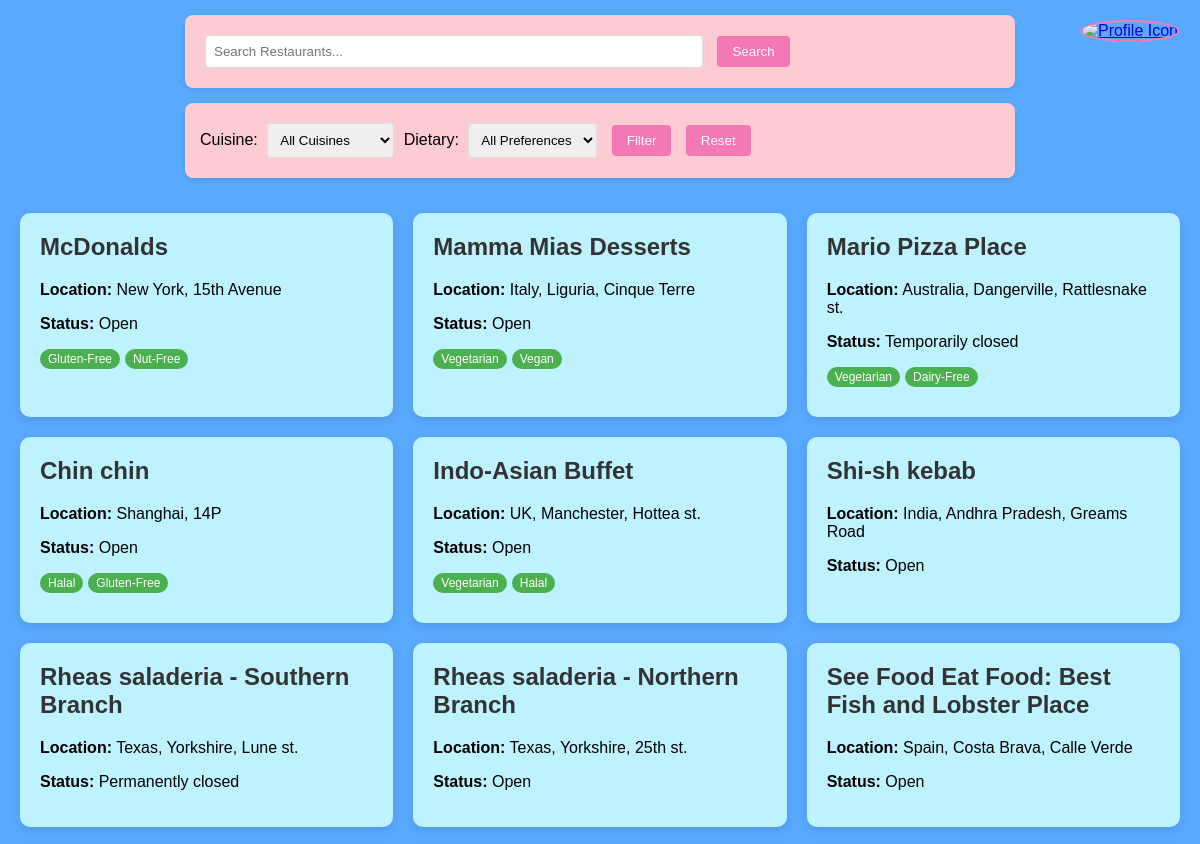
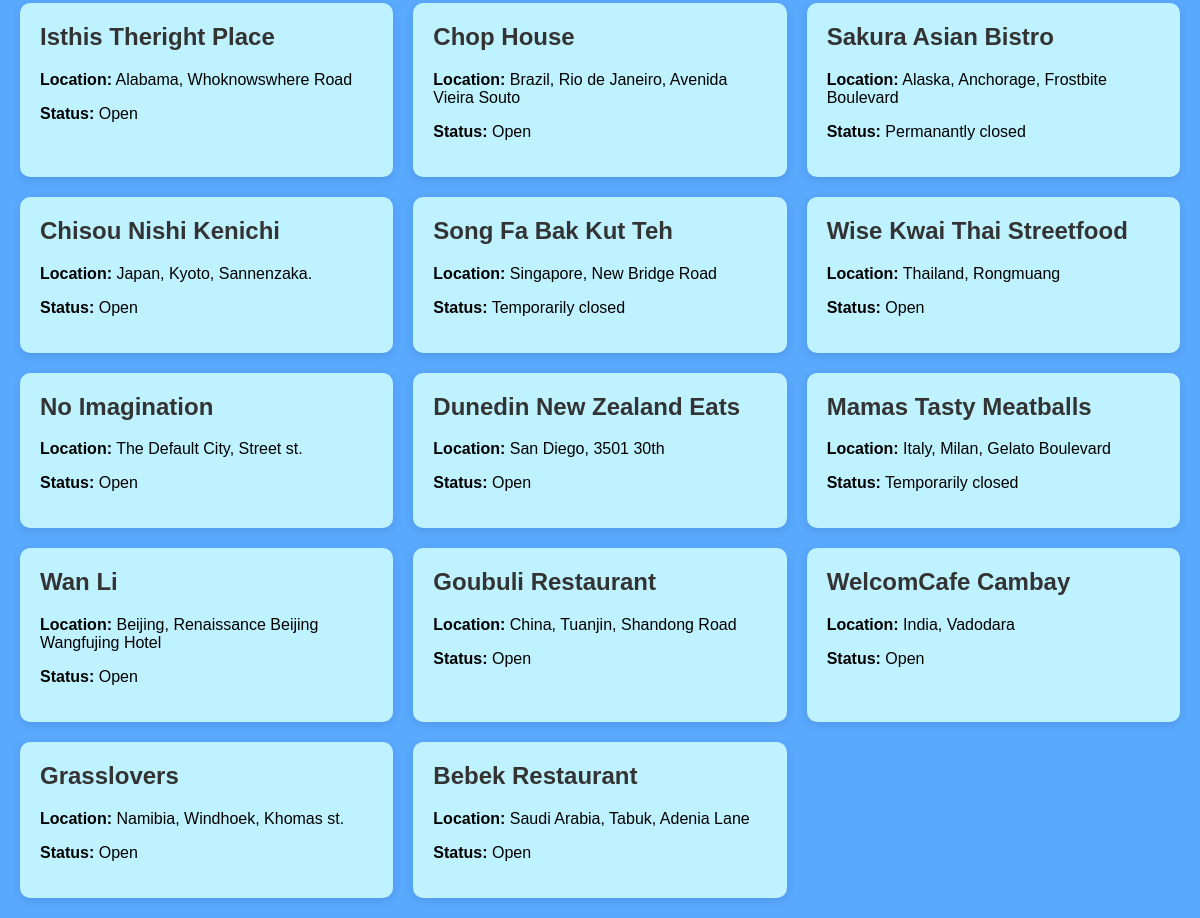
The app's page /browse.php (signed in) with its own data (2 pictures, top to bottom).
### tables this page shows
CREATE TABLE `Restaurant` (
  `restaurantID` int(11) NOT NULL,
  `name` varchar(100) NOT NULL,
  `location` varchar(100) DEFAULT NULL,
  `operationStatus` varchar(40) DEFAULT NULL
);

CREATE TABLE `DietaryPreference` (
  `dietID` int(11) NOT NULL,
  `name` varchar(30) NOT NULL,
  `description` varchar(200) DEFAULT NULL
);

### public/browse.php (the view, shortened to what this page needs)
<?php
include '../includes/dbConn.php';
$searchTerm = isset($_POST['search']) ? $_POST['search'] : '';
$join = '';
$query = "SELECT DISTINCT r.* FROM Restaurant r $join";
$restaurants = mysqli_query($conn, $query);
?>
<!DOCTYPE html>
<html lang="en">
<head>
</head>
<body>
<div class="profile-icon">
    <a href="usprofile.php">
        <img src="assets/profile-icon.png" alt="Profile Icon">
    </a>
</div>
<div class="search-bar">
    <form method="POST">
        <input type="text" name="search" value="<?= htmlspecialchars($searchTerm) ?>"
               placeholder="Search Restaurants..." style="width: 60%;">
        <button type="submit">Search</button>
    </form>
</div>
<div class="filter-bar">
    <form method="GET">
        <label for="cuisine">Cuisine:</label>
        <select name="cuisine" id="cuisine">
            <option value="">All Cuisines</option>
        </select>
        <label for="dietary">Dietary:</label>
        <select name="dietary" id="dietary">
            <option value="">All Preferences</option>
        </select>
        <button type="submit">Filter</button>
        <button type="button" onclick="window.location.href='?'">Reset</button>
    </form>
</div>
<div class="container">
<?php if (mysqli_num_rows($restaurants) > 0): ?>
    <?php while ($restaurant = mysqli_fetch_assoc($restaurants)): ?>
        <?php
        $dietQuery = mysqli_query($conn,
            "SELECT d.name FROM DietaryPreference d
             JOIN RestaurantDietary rd ON d.dietID = rd.dietID
             WHERE rd.restaurantID = " . $restaurant['restaurantID']);
        ?>
        <div class="card">
            <a href="restaurant.php?restaurantID=<?= $restaurant['restaurantID'] ?>" style="text-decoration:none; color:inherit;">
                <h2><?= htmlspecialchars($restaurant['name']) ?></h2>
                <p><strong>Location:</strong> <?= htmlspecialchars($restaurant['location']) ?></p>
                <p><strong>Status:</strong> <?= htmlspecialchars($restaurant['operationStatus']) ?></p>
                <?php if (mysqli_num_rows($dietQuery) > 0): ?>
                    <div class="diet-tags">
                        <?php while ($diet = mysqli_fetch_assoc($dietQuery)): ?>
                            <span class="diet-tag"><?= htmlspecialchars($diet['name']) ?></span>
                        <?php endwhile; ?>
                    </div>
                <?php endif; ?>
            </a>
        </div>
    <?php endwhile; ?>
<?php endif; ?>
</div>
</body>
</html>

### public/browse.php (style rules this page uses)
body { font-family: Arial, sans-serif; background-color: rgb(89, 169, 255); margin: 0; padding: 0; }
.search-bar, .filter-bar { background-color: rgb(253, 204, 211); padding: 15px; border-radius: 8px; margin: 15px auto; width: 90%; max-width: 800px; box-shadow: 0 2px 5px rgba(0,0,0,0.1); }
input, select { padding: 8px; margin: 5px; border: 1px solid #ddd; border-radius: 4px; }
button { padding: 8px 15px; background-color: rgb(244, 119, 182); color: white; border: none; border-radius: 4px; cursor: pointer; margin: 0 5px; }
.profile-icon { position: absolute; top: 20px; right: 20px; }
.profile-icon img { width: 70px; height: 70px; border-radius: 50%; border: 2px solid rgb(251, 121, 186); }
.container { display: grid; grid-template-columns: repeat(auto-fill, minmax(300px, 1fr)); gap: 20px; padding: 20px; max-width: 1200px; margin: 0 auto; }
.card { background-color: rgb(190, 242, 255); border-radius: 10px; padding: 20px; box-shadow: 0 3px 10px rgba(0,0,0,0.1); transition: transform 0.3s; }
.card h2 { color: #333; margin-top: 0; }
.diet-tags { margin: 10px 0; display: flex; flex-wrap: wrap; gap: 5px; }
.diet-tag { background-color:rgb(76, 175, 80); color: white; padding: 3px 8px; border-radius: 12px; font-size: 12px; }

### records on screen
restaurant: name "McDonalds", location "New York, 15th Avenue", operationStatus "Open"
dietarypreference: name "Gluten-Free"
dietarypreference: name "Nut-Free"
restaurant: name "Mamma Mias Desserts", location "Italy, Liguria, Cinque Terre", operationStatus "Open"
dietarypreference: name "Vegetarian"
dietarypreference: name "Vegan"
restaurant: name "Mario Pizza Place", location "Australia, Dangerville, Rattlesnake st.", operationStatus "Temporarily closed"
dietarypreference: name "Dairy-Free"
restaurant: name "Chin chin", location "Shanghai, 14P", operationStatus "Open"
dietarypreference: name "Halal"
restaurant: name "Indo-Asian Buffet", location "UK, Manchester, Hottea st.", operationStatus "Open"
restaurant: name "Shi-sh kebab", location "India, Andhra Pradesh, Greams Road", operationStatus "Open"
restaurant: name "Rheas saladeria - Southern Branch", location "Texas, Yorkshire, Lune st.", operationStatus "Permanently closed"
restaurant: name "Rheas saladeria - Northern Branch", location "Texas, Yorkshire, 25th st.", operationStatus "Open"
restaurant: name "See Food Eat Food: Best Fish and Lobster Place", location "Spain, Costa Brava, Calle Verde", operationStatus "Open"
restaurant: name "Isthis Theright Place", location "Alabama, Whoknowswhere Road", operationStatus "Open"
restaurant: name "Chop House", location "Brazil, Rio de Janeiro, Avenida Vieira Souto", operationStatus "Open"
restaurant: name "Sakura Asian Bistro", location "Alaska, Anchorage, Frostbite Boulevard", operationStatus "Permanantly closed"
restaurant: name "Chisou Nishi Kenichi", location "Japan, Kyoto, Sannenzaka.", operationStatus "Open"
restaurant: name "Song Fa Bak Kut Teh", location "Singapore, New Bridge Road", operationStatus "Temporarily closed"
restaurant: name "Wise Kwai Thai Streetfood", location "Thailand, Rongmuang", operationStatus "Open"
restaurant: name "No Imagination", location "The Default City, Street st.", operationStatus "Open"
restaurant: name "Dunedin New Zealand Eats", location "San Diego, 3501 30th", operationStatus "Open"
restaurant: name "Mamas Tasty Meatballs", location "Italy, Milan, Gelato Boulevard", operationStatus "Temporarily closed"
restaurant: name "Wan Li", location "Beijing, Renaissance Beijing Wangfujing Hotel", operationStatus "Open"
restaurant: name "Goubuli Restaurant", location "China, Tuanjin, Shandong Road", operationStatus "Open"
restaurant: name "WelcomCafe Cambay", location "India, Vadodara", operationStatus "Open"
restaurant: name "Grasslovers", location "Namibia, Windhoek, Khomas st.", operationStatus "Open"
restaurant: name "Bebek Restaurant", location "Saudi Arabia, Tabuk, Adenia Lane", operationStatus "Open"
